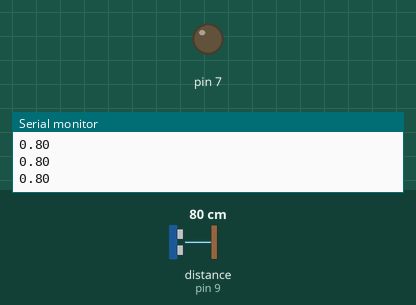
A sketch run on a simulated Arduino Uno, built with avr-gcc and run on an emulated ATmega328P. On the bench: output pins drawn as LEDs (lit = HIGH), the last lines printed to the serial monitor. The test bench sets the inputs (shaded band); at power-on: distance to the obstacle (sensor on pin 9) 80 cm. The echo pulse lasts 58.3 µs per cm; pins used as bus, display or sensor lines are not drawn.

Above: at 1.2 s.
1.3 s: distance to the obstacle (sensor on pin 9) set to 12 cm
2.8 s: distance to the obstacle (sensor on pin 9) set to 9 cm
At 4.0 s:
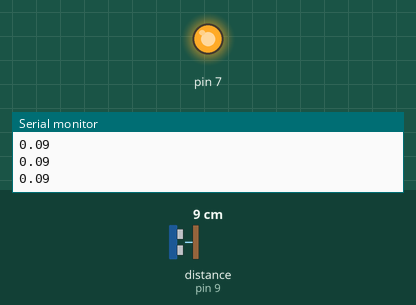
4.3 s: distance to the obstacle (sensor on pin 9) set to 18 cm
At 5.0 s:
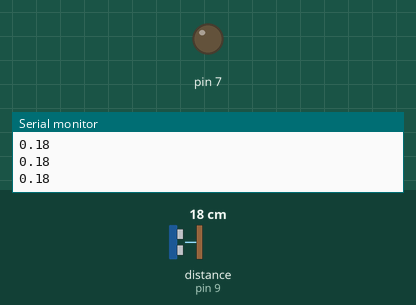
5.8 s: distance to the obstacle (sensor on pin 9) set to 2 cm
At 6.4 s:
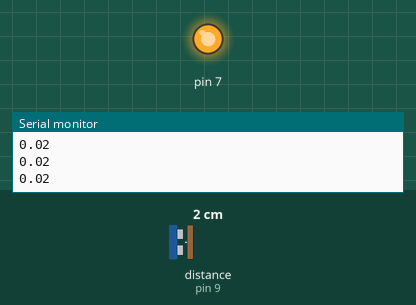
Timing chart, 0 to 8.3 s (numbered marks = the images above; inputs shaded):
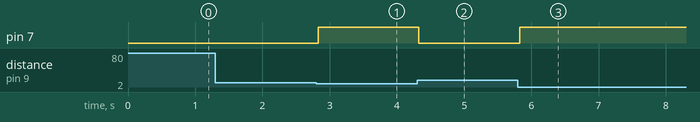

Measured:
- the behaviour switches between 11 and 10 cm on distance to the obstacle (sensor on pin 9) (found by bisection; images 0 and 1)
- after the input at 2.8 s, pin 7: LOW → HIGH at once
- after the input at 4.3 s, pin 7: HIGH → LOW at once
- after the input at 5.8 s, pin 7: LOW → HIGH at once

The sketch:

exp1_distance.ino
```cpp
void setup() {
  pinMode(7,HIGH);
  Serial.begin(9600);
  pinMode(10, OUTPUT);
  pinMode(9, INPUT);
  digitalWrite(10, LOW);
}

void loop() {
    digitalWrite(10, HIGH);
    delayMicroseconds(10);
    digitalWrite(10, LOW);
    unsigned long t = pulseIn(9, HIGH);
    float d = (343.*t*1e-6)/2;
    if(d<0.1)
      digitalWrite(7, HIGH);
    else
      digitalWrite(7,LOW);
    Serial.println(d);
    delay(50);
}
```
